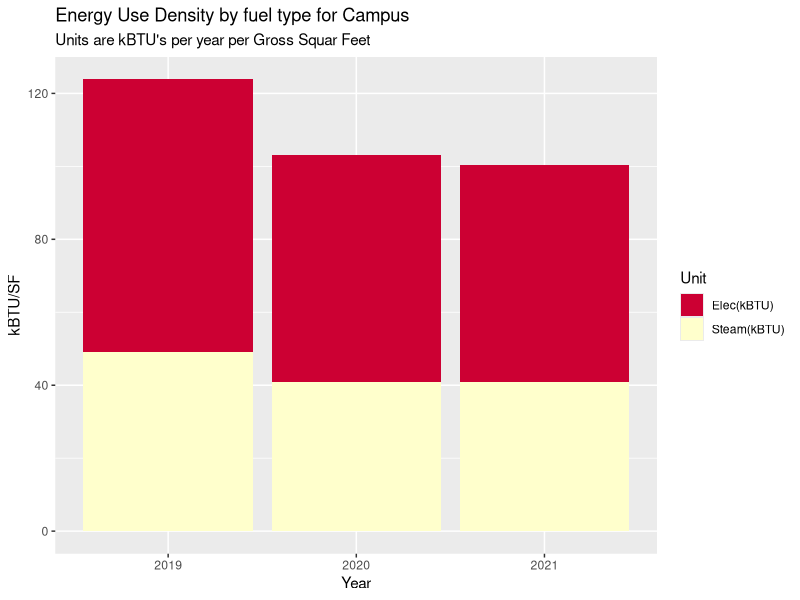
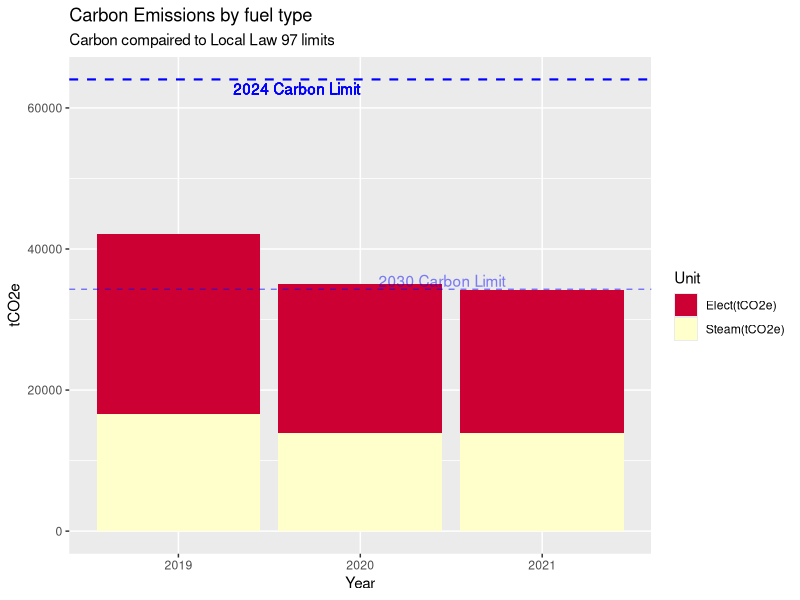
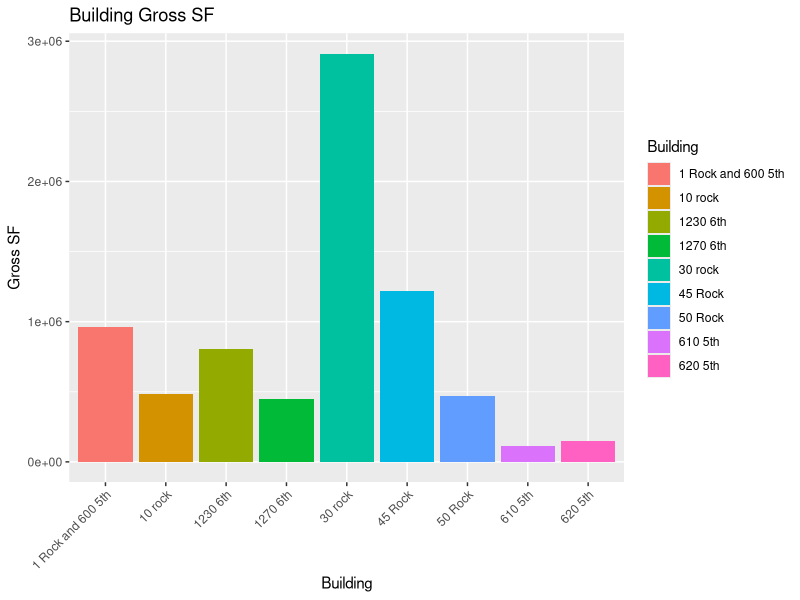
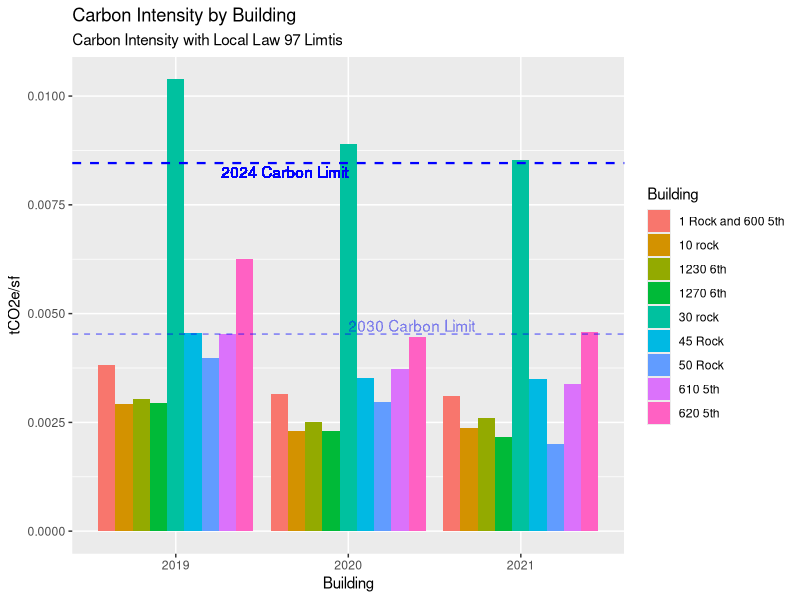

The R script that drew these images, in order: (Note: this script raises an error after producing the figures.)
## ---- chunk 1

# Load packages 
my_packages <- c("tidyverse", "vroom" , "janitor" , "glue" , "tsibble" , "tidytext","lubridate", "fable", "tsibbledata", "ggplot2", "forecast", "tseries", "rio", "zoo", "readxl", "tsibbledata", "knitr", "formattable", "scales", "kable", "kableExtra")   

invisible( lapply(my_packages, require, character.only = TRUE))

#Set up environment 
place <- "Home"  #Where are we working today. 
# place <- "work"

if (place == "Home"){setwd("C:/Users/paulr/Documents/R/RockCenterEnergyAnalysis")} else {setwd("C:/Users/prode/Documents/R/RockCenterEnergyAnalysis")}

if (!file.exists("data")) { dir.create("data")}

rm(place, my_packages ) #Clean up

options(dplyr.summarise.inform = FALSE)  # Suppress textin Knit printout. 



# Read in data

'ElecCF' <- 0.000288962  #2021 Carbon Values
'SteamCF' <- 0.00004493 #2021 Carbon Values
'IntensityLimit24' <- 0.00846 #2024 Limit
'IntensityLimit30' <- 0.00453 #2030 Limit

SteamData <- read_excel("data/Energy_Data_for_Net_Zero_Study.xlsx", sheet = "Sheet1", range = "B2:G11" , col_names = TRUE, na = "NA", col_types = NULL ) %>%  select(-5,-6)

ElectricData <- read_excel("data/Energy_Data_for_Net_Zero_Study.xlsx", sheet = "Sheet1", range = "B13:G23" , col_names = TRUE, na = "NA", col_types = NULL ) %>% select(-5,-6)

ElectricData2 <- read_excel("data/LL97 Fines Rock Center - new rules.xlsx", sheet = "LL97 Fines", range = "A3:J14", col_names = TRUE, na = "NA", col_types = NULL)

ElectricData %>% filter(Building == '1 Rock' | Building == '600 5th') %>% 
  select( -Building) %>% 
  summarise_each(funs(sum)) %>% 
  mutate(Building = "1 Rock and 600 5th") %>% 
  select(4,1,2,3) %>% rbind(ElectricData) %>% 
  filter(Building != '1 Rock' & Building != '600 5th') -> ElectricData

BuildingGSF <- read_excel("data/Energy_Data_for_Net_Zero_Study.xlsx", sheet = "Sheet1", range = "B28:C39" , col_names = TRUE, na = "NA", col_types = NULL ) %>% 
  filter(Building != '1 Rock' & Building != '600 5th')

UtilityData <- left_join(ElectricData, SteamData, by="Building") %>% left_join(BuildingGSF, by="Building")
UtilityData[is.na(UtilityData)] <- 0


# Adding NBC Electric
  All_Data <- read_excel("data/LL97 Fines Rock Center.xlsx", sheet = "NBC Energy", range = "B1:D64" , col_names = TRUE, na = "Not Available", col_types = c("guess", "guess", "numeric") ) %>% mutate(across(contains('Date'), ymd)) %>% select("Start Date", "kwh")
colnames(All_Data) <- c("Date",  "kwh")
All_Data %>% 
  group_by(year(Date)) %>% 
  summarise("Elect" = sum(kwh)) -> All_Data
colnames(All_Data) <- c("Date", "Elect")
All_Data %>% 
  filter(Date == 2019 | Date == 2020 | Date == 2021 ) -> All_Data
UtilityData[4,2] <- UtilityData[4,2] + All_Data[1,2]
UtilityData[4,3] <- UtilityData[4,3] + All_Data[2,2]
UtilityData[4,4] <- UtilityData[4,4] + All_Data[3,2]


#Campus EUI for each year 
UtilityData1 <- UtilityData 
apply(UtilityData1[2:4], 2, function(row) row * 3.4121 ) -> UtilityData1[2:4]
apply(UtilityData1[5:7], 2, function(row) row * 1194) -> UtilityData1[5:7]
UtilityData1 %>% select(`2019 kwh`, `2020 kwh`, `2021 kwh`, `2019 mlbs`, `2020 mlbs`, `2021 mlbs`, `Gross Floor Area`) %>%
summarise_each(funs(sum)) -> UtilityData1
    TotalFlArea <- UtilityData1$`Gross Floor Area`
    UtilityData1 %>% 
      select(-`Gross Floor Area`) %>% 
  gather(key = "Item", value = "Value") -> UtilityData1
  cbind(UtilityData1, str_split_fixed(UtilityData1$Item, " ", n=2)) %>% 
  select(-"Item") -> UtilityData1 
  colnames(UtilityData1)  <-  c("Value", "Year", "Unit") 
  apply(UtilityData1[3], 1, function(x) {ifelse(x == "kwh", "Elec(kBTU)", "Steam(kBTU)")}) -> UtilityData1[3]
  

  # Make an EUI plot with kBTU vales for both  electric and steam  
UtilityData2 <- UtilityData1
apply(UtilityData2[1], 1, function(row) row / TotalFlArea ) -> UtilityData2[1]
UtilityData2 %>% 
  ggplot(aes(x = Year, y = Value, fill = Unit)) +
  geom_bar(stat = "identity", position = "stack") +
  labs( title = "Energy Use Density by fuel type for Campus",
        subtitle = "Units are kBTU's per year per Gross Squar Feet") +
  xlab("Year") +
  ylab("kBTU/SF") +
  scale_fill_manual(values = c("#CC0033", "#FFFFCC"))


 ### Delta's ###
  UtilityData2 %>%
    group_by(Year) %>% 
    summarise("AnnuValues" = sum(Value)) %>% 
    mutate("BaseYear" = max(AnnuValues)) %>% 
    mutate("Delta" = AnnuValues/BaseYear) -> CampusDelta
  CampusDelta[4] <- sapply(CampusDelta[4], function(x) percent(x, accuracy=1))
## ---- chunk 2

#Make a Carbon table in the dataframe UtilityData1
UtilityData3 <- UtilityData1
  apply(UtilityData3[3], 1, function(x) {ifelse(x == "Elec(kBTU)", "Elect(tCO2e)", "Steam(tCO2e)")}) -> UtilityData3[3]
  
  
  UtilityData3 %>% 
  mutate(Carbon = ifelse(Unit == "Elec(kBTU)", Value * ElecCF / 3.4121, Value * SteamCF)) %>% ggplot(aes(x = Year, y = Carbon, fill = Unit)) +
  geom_bar(stat = "identity", position = "stack") +
  labs( title = "Carbon Emissions by fuel type",
        subtitle = "Carbon compaired to Local Law 97 limits") +
  labs(x = "Year", y = "tCO2e") +
  #guides(fill = FALSE) +
  geom_hline(aes(yintercept = TotalFlArea * IntensityLimit24), color = "blue", linetype = "dashed", size = 0.75) +
  geom_text(aes(x = 2, y = TotalFlArea * IntensityLimit24, label = "2024 Carbon Limit"), hjust = 1, vjust = 1.25 , color = "blue") +
  geom_hline(aes(yintercept = TotalFlArea * IntensityLimit30), linetype = "dashed", color = "blue", size = 0.5, alpha = 0.5) +
  geom_text(aes(x = 2.1, y = TotalFlArea * IntensityLimit30, label = "2030 Carbon Limit", alpha = 0.1), hjust = 0, vjust = -.2 , color = "blue", alpha = 0.1) +
  scale_fill_manual(values = c("#CC0033", "#FFFFCC"))
  
## ---- chunk 3

#Plot Carbon Intensities versus LL97 Limits 
UtilityData1 <- UtilityData 
#apply(UtilityData1[2:4], 2, function(row) row * 3.4121 ) -> UtilityData1[2:4]
apply(UtilityData1[5:7], 2, function(row) row * 1194) -> UtilityData1[5:7]
UtilityData1[2:7]/UtilityData1$`Gross Floor Area` -> UtilityData1[2:7]
colnames(UtilityData1) <- c("Building", "2019 kwh", "2020 kwh", "2021 kwh", "2019 kBTUs", "2020 kBTUs", "2021 kBTUs", "Gross Floor Area")

UtilityData1 %>% select("Building", "2019 kwh", "2020 kwh", "2021 kwh", "2019 kBTUs", "2020 kBTUs", "2021 kBTUs") -> UtilityData1

UtilityData1 %>% 
  gather(key = "Item", value = "Value", -"Building") -> UtilityData1
  cbind(UtilityData1, str_split_fixed(UtilityData1$Item, " ", n=2)) %>% 
  select(-"Item") -> UtilityData1 
  colnames(UtilityData1)  <-  c("Building", "Value", "Year", "Unit") 
  UtilityData1 %>% 
    mutate("Carbon/SF" = ifelse(Unit == "kwh", Value * ElecCF, Value * SteamCF)) %>% 
    select(Building, Year, Unit, `Carbon/SF`) %>% 
    mutate("Carbon" = "tCO2e") -> UtilityData1
  
  UtilityData %>%   
ggplot(aes(x = Building, y = `Gross Floor Area`, fill = Building)) +
  geom_bar(stat = "identity", position = "dodge") +
  labs( title = "Building Gross SF") +
  labs(x = "Building", y = "Gross SF") +
  theme(axis.text.x = element_text (angle = 45, vjust = 1, hjust=1)) 


UtilityData1 %>%   
ggplot(aes(x = Year, y = `Carbon/SF`, fill = Building, group = Building)) +
  geom_bar(stat = "identity", position = "dodge") +
  labs( title = "Carbon Intensity by Building",
        subtitle = "Carbon Intensity with Local Law 97 Limtis") +
  labs(x = "Building", y = "tCO2e/sf") +
  geom_hline(aes(yintercept = IntensityLimit24), color = "blue", linetype = "dashed", size = 0.75) +
  geom_text(aes(x = 2, y = IntensityLimit24, label = "2024 Carbon Limit"), hjust = 1, vjust = 1.25 , color = "blue") +
  geom_hline(aes(yintercept = IntensityLimit30), linetype = "dashed", color = "blue", size = 0.5, alpha = 0.5) +
  geom_text(aes(x = 2, y = IntensityLimit30, label = "2030 Carbon Limit"), hjust = 0, vjust = -.2 , color = "blue", alpha = 0.01) 
  

CarbonLimits <- data.frame(Year = 2019:2021, IntensityLimit24 = 0.00846, IntensityLimit30 = 0.00453)
CarbonLimits$Year <- as.character(CarbonLimits$Year)
## ---- chunk 4


###### Making table for penalties ######
UtilityData1 %>% 
  left_join(BuildingGSF) %>% 
  left_join(CarbonLimits) %>% 
  mutate('tCO2e' = IntensityLimit24 - `Carbon/SF`) -> UtilityDataT

UtilityDataT %>% 
  mutate("Penality" = ifelse(tCO2e > 0, 0, (268 * tCO2e * UtilityDataT$`Gross Floor Area`))) -> UtilityDataT

UtilityDataT %>% 
  filter(Year == 2019) %>% 
  select(-Year, -Unit, -Carbon, -IntensityLimit30, -IntensityLimit24) %>% 
  group_by(Building) %>% 
  summarise( "CarbonPSF" = sum(`Carbon/SF`), "tCO2e" = sum(`tCO2e`), "Penalty" = sum(Penality))  -> UtilityDataT2

kable(UtilityDataT2, format = "html", col.names = c("Building", "Carbon/GSF", "Total Carbon", "Net Penanity"), align = "lllc", caption = "<center><strong><strong>Penality Tabulation</strong></strong></center>", digits = getOption("digits"), booktabs = T ) %>% 
kable_styling(bootstrap_options = "striped",full_width = F) 



## ---- chunk 5

#1 Electric kWh
ElectricData %>% select(Building, `2019 kwh`, `2020 kwh`, `2021 kwh`) %>% 
  gather(key = "Item", value = "Value", -Building) %>%
  ggplot(aes(x = Building, y = Value, fill = Item, group = Item)) +
  labs( title = "Annual Electric by Building",
        subtitle = "2019 and Covid years", x = "Building", y = "kWh") +
  theme(axis.text.x = element_text (angle = 45, vjust = 1, hjust=1)) +
  geom_bar(stat = "identity", position = "dodge")
## ---- chunk 6
#2 Electric kWh per GSF 
UtilityData1 <- UtilityData
apply(UtilityData1[2:7], 2, function(row) row / UtilityData1$`Gross Floor Area`) -> UtilityData1[2:7]
UtilityData1 %>% select(Building, `2019 kwh`, `2020 kwh`, `2021 kwh`) %>% 
  gather(key = "Item", value = "Value", -Building) %>% 
  ggplot(aes(x = Building, y = Value, fill = Item, group = Item)) +
  labs( title = "Annual Electric per Gross Squar Foot by Building",
        subtitle = "2019 and Covid years", x = "Building", y = "kWh/GSF") +
  theme(axis.text.x = element_text (angle = 45, vjust = 1, hjust=1)) +
  geom_bar(stat = "identity", position = "dodge")
## ---- chunk 7

#3 percent kWh reductions relative to 2019 
UtilityData1 <- UtilityData
apply(UtilityData1[2:7], 2, function(row) row / UtilityData1$`Gross Floor Area`) -> UtilityData1[2:7]
apply(UtilityData1[2:4], 2, function(row) row / UtilityData1$`2019 kwh`) -> UtilityData1[2:4]
UtilityData1 %>% select(Building, `2019 kwh`, `2020 kwh`, `2021 kwh`) %>% 
  gather(key = "Item", value = "Value", -Building) %>% 
  ggplot(aes(x = Building, y = Value, fill = Item, group = Item)) + 
  labs( title = "Percent of 2019 Electrical Consumption by Building",
        subtitle = "2019 Electric versys Covid years", x = "Building", y = "kWh/GSF % of 2019") +
  theme(axis.text.x = element_text (angle = 45, vjust = 1, hjust=1)) +
  geom_bar(stat = "identity", position = "dodge")
## ---- chunk 8
# 4 Steam mlb 
SteamData %>% select(Building, `2019 mlbs`, `2020 mlbs`, `2021 mlbs`) %>% 
  gather(key = "Item", value = "Value", -Building) %>%
  ggplot(aes(x = Building, y = Value, fill = Item, group = Item)) +
  labs( title = "Steam Comsumption ",
        subtitle = "Steam comsumption in mLB per year and building", x = "Building", y = "Mlb") +
  theme(axis.text.x = element_text (angle = 45, vjust = 1, hjust=1)) +
  geom_bar(stat = "identity", position = "dodge")

## ---- chunk 9

#5 steam mlb per gsf 
UtilityData1 <- UtilityData
apply(UtilityData1[2:7], 2, function(row) row / UtilityData1$`Gross Floor Area`) -> UtilityData1[2:7]
UtilityData1 %>% select(Building, `2019 mlbs`, `2020 mlbs`, `2021 mlbs`) %>% 
  gather(key = "Item", value = "Value", -Building) %>% 
  ggplot(aes(x = Building, y = Value, fill = Item, group = Item)) +
  labs( title = "Steam Comsumption per GSF ",
        subtitle = "Steam comsumption in mLB per GSF year and building", x = "Building", y = "Mlb/GSF") +
  theme(axis.text.x = element_text (angle = 45, vjust = 1, hjust=1)) +
  geom_bar(stat = "identity", position = "dodge")
  
## ---- chunk 10

#6 percent down from 2019
UtilityData1 <- UtilityData
apply(UtilityData1[2:7], 2, function(row) row / UtilityData1$`Gross Floor Area`) -> UtilityData1[2:7]
apply(UtilityData1[5:7], 2, function(row) row / UtilityData1$`2019 mlbs`) -> UtilityData1[5:7]
UtilityData1 %>% select(Building, `2019 mlbs`, `2020 mlbs`, `2021 mlbs`) %>% 
  gather(key = "Item", value = "Value", -Building) %>% 
  ggplot(aes(x = Building, y = Value, fill = Item, group = Item)) +
  labs( title = "Percent of 2019 Steam Consumption by Building ",
        subtitle = "2019 Steam versys Covid years", x = "Building", y = "Mlb/GSF % of 2019") +
  theme(axis.text.x = element_text (angle = 45, vjust = 1, hjust=1)) +
  geom_bar(stat = "identity", position = "dodge")

## ---- chunk 11


EPA_data <- read_excel("data/EPA_Annual_Energy_Use_By_Meter.xlsx", range = "A6:BB155" , col_names = FALSE, na = "NA", col_types = NULL )

EPA_data <- read_excel("data/EPA_Annual_Energy_Use_By_Meter.xlsx", skip = 4)




Turnstile_data <- read.csv("data/RC_Occunpancy_Data_Details_data.csv") %>% 
  select(Property, Date, Total.Entrants)

Turnstile_data$Date <- mdy(Turnstile_data$Date)

Turnstile_data %>%   
group_by(Property, "Year" = year(Date)) %>%  #"Month" = month(Date)) %>% 
  summarise(Population = sum(Total.Entrants)) -> Turnstile_data1
Turnstile_data1$Year <- as.factor(Turnstile_data1$Year)

Turnstile_data1 %>% 
  ggplot(aes(x = Property, y = Population, group = Year, fill = Year)) +
   labs( title = "Turnstyle Counts by Month",
        subtitle = "Morning Counts", x = "Building", y = "Entrants") +
  theme(axis.text.x = element_text (angle = 45, vjust = 1, hjust=1)) +
  geom_bar(stat = "identity", position = "dodge")
  




Turnstile_data %>%   
group_by("Year" = year(Date)) %>%   
  summarise(Population = sum(Total.Entrants)) -> Turnstile_data2
Turnstile_data2$Year <- as.factor(Turnstile_data2$Year)


  
